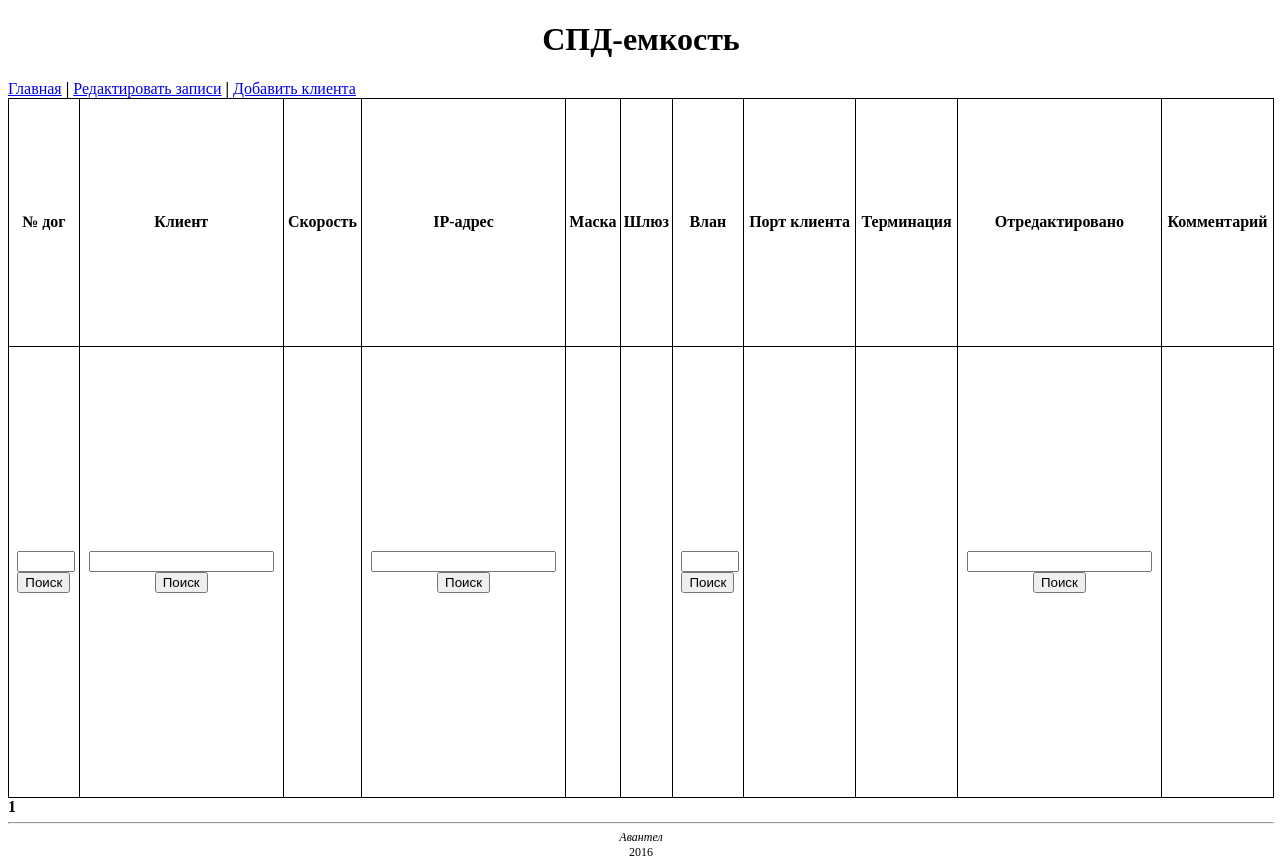
Before: / with the older database file.
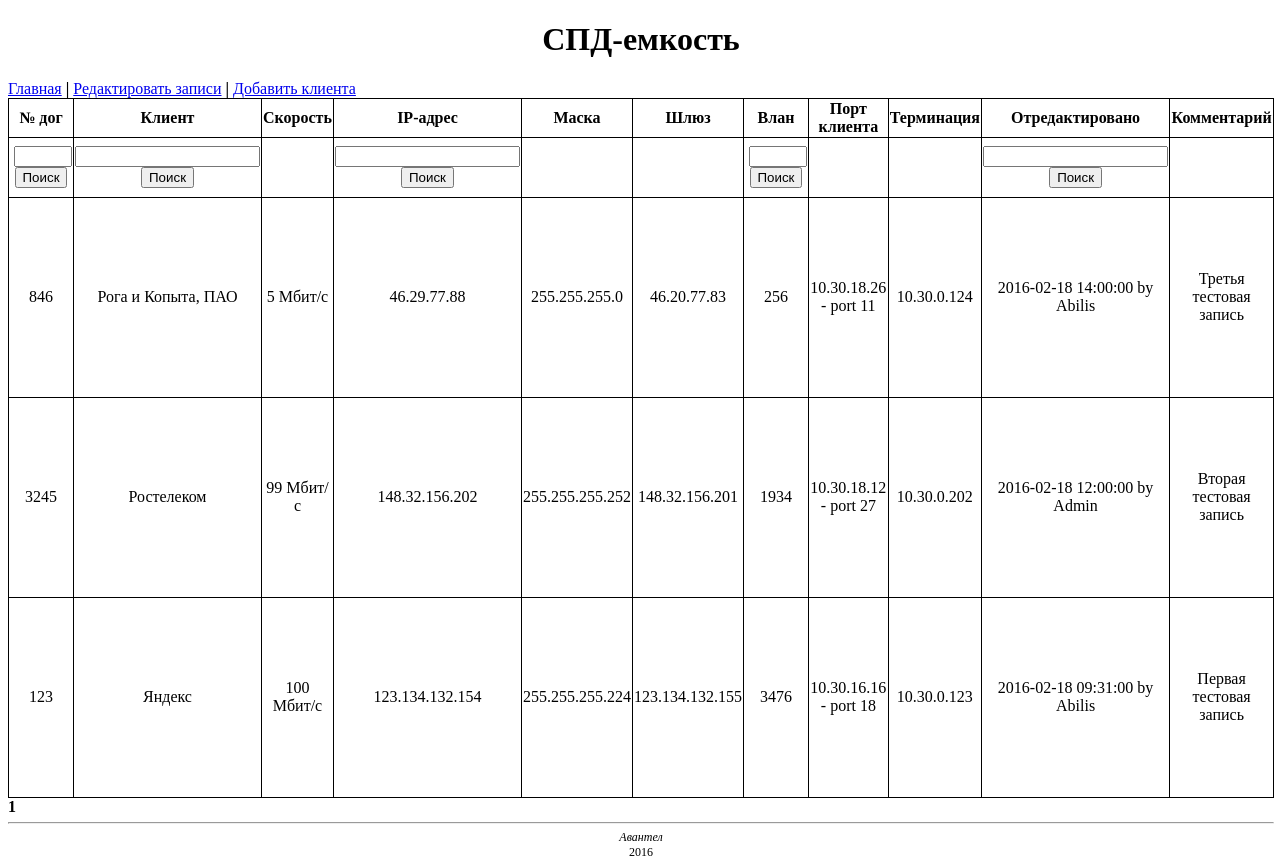
After: the same page with the newer database file.
### tables this page shows
CREATE TABLE `spd_table` (
  `id_entry` int(11) NOT NULL,
  `numOrder` int(6) NOT NULL,
  `customer` varchar(100) NOT NULL,
  `tarif` varchar(30) NOT NULL,
  `ip_address` varchar(15) NOT NULL,
  `netmask` varchar(15) NOT NULL,
  `gateway` varchar(15) NOT NULL,
  `vlan_id` int(4) NOT NULL,
  `customer_port` varchar(30) NOT NULL,
  `termination_point` varchar(30) NOT NULL,
  `subnet` varchar(18) NOT NULL,
  `broadcast` varchar(18) NOT NULL,
  `dt_added` datetime NOT NULL,
  `dt_last_edited` datetime NOT NULL,
  `commentary` varchar(255) NOT NULL,
  `founder` varchar(30) NOT NULL,
  `last_editor` varchar(30) NOT NULL
);

### index.php (called while the page is built, shortened)
<?php
require_once('database.php');
require_once('functions.php');
$link = startup();
$entries_arr = get_entries_num_start($link);
$entries = $entries_arr[0];
$page = $entries_arr[1];
include('views/v-header.php');
include('views/v-index.php');
include('views/v-footer.php');
?>

### functions.php (called while the page is built, shortened)
<?php
function get_entries_num_start($link) {
    $num = 100;
    $page = (int)($_GET['page']);
    $query = "SELECT COUNT(*) FROM spd_table";
    $result = mysqli_query($link, $query);
    $m = mysqli_fetch_row($result);
    $n = (int)$m[0];
    $total = (int)(($n - 1) / $num) + 1;
    $page = intval($page);
    if (empty($page) || $page < 0) {
        $page = 1;
    }
    elseif ($page > $total) {
        $page = $total;
    }
    $start = $page * $num - $num;
    $query = "SELECT * FROM spd_table ORDER BY id_entry DESC LIMIT $start, $num";
    $result = mysqli_query($link, $query);
    $entries = array();
    for ($i = 0; $i < $n; $i++) {
        $entries[] = mysqli_fetch_array($result);
    }
    $entries_arr[0] = $entries;
    $entries_arr[1] = $page;
    $entries_arr[2] = $total;
    return $entries_arr;
}
?>

### views/v-index.php (the view, shortened to what this page needs)
<a href="index.php">Главная</a> <b>|</b> <a href="editor.php">Редактировать записи</a> <b>|</b> <a href="add.php">Добавить клиента</a>
<table>
    <tr>
        <th>№ дог</th>
        <th>Клиент</th>
        <th>Скорость</th>
        <th>IP-адрес</th>
        <th>Маска</th>
        <th>Шлюз</th>
        <th>Влан</th>
        <th>Порт клиента</th>
        <th>Терминация</th>
        <th>Отредактировано</th>
        <th>Комментарий</th>
    </tr>
    <tr class="search">
        <td>
            <form action="search.php" method="post">
            <input id="numOrderSearch" type="text" name="numOrder"/> <br />
            <input id="numOrderSearchButton" type="submit" value="Поиск"/>
            </form>
        </td>
        <td><form action="search.php" method="post">
            <input type="text" name="customer"/> <br />
            <input type="submit" value="Поиск"/>
            </form>
        </td>
        <td></td>
        <td>
            <form action="search.php" method="post">
            <input type="text" name="ip_address"/> <br />
            <input type="submit" value="Поиск"/>
            </form>
        </td>
        <td></td>
        <td></td>
        <td>
            <form action="search.php" method="post">
            <input id="vlan_id" type="text" name="vlan_id"/> <br />
            <input type="submit" value="Поиск"/>
            </form>
        </td>
        <td></td>
        <td></td>
        <td>
            <form action="search.php" method="post">
            <input type="text" name="last_editor"/> <br />
            <input type="submit" value="Поиск"/>
            </form>
        </td>
        <td></td>
    </tr>
    <?php foreach ($entries as $entry): ?>
        <tr>
            <td><?=$entry['numOrder']?></td>
            <td><?=$entry['customer']?></td>
            <td><?=$entry['tarif']?></td>
            <td><?=$entry['ip_address']?></td>
            <td><?=$entry['netmask']?></td>
            <td><?=$entry['gateway']?></td>
            <td><?=$entry['vlan_id']?></td>
            <td><?=$entry['customer_port']?></td>
            <td><?=$entry['termination_point']?></td>
            <td><?=$entry['dt_last_edited'] . ' by ' . $entry['last_editor'] ?></td>
            <td><?=$entry['commentary']?></td>
        </tr>
    <?php endforeach ?>
</table>
<?php
    echo $pervpage . $page2left . $page1left . '<b>' . $page . '</b>' . $page1right . $page2right . $nextpage;
?>

### views/v-header.php (shortened to what this page needs)
<!DOCTYPE html>
<html>
<head>
    <link rel="stylesheet" href="views/style.css">
</head>
<body>
    <h1>СПД-емкость</h1>

### views/v-footer.php
    <footer>
        <hr />
        <i>Авантел</i>
        <br />
        2016
    </footer>
</body>
</html>

### views/style.css (style rules this page uses)
footer { text-align: center; font-size: 12px; }
h1 { text-align: center; }
table { border: 1px solid black; border-collapse: collapse; width: 100%; height: 700px; }
th { border: 1px solid black; height: 30px; align-content: center; }
.search { height: 60px; }
#numOrderSearch, #vlan_id { width: 50px; align-content: center; margin-left: 4px; }
td { border: 1px solid black; text-align: center; }

Changed rows visible on the page:
added spd_table: numOrder "846", customer "Рога и Копыта, ПАО", tarif "5 Мбит/с", ip_address "46.29.77.88", netmask "255.255.255.0", gateway "46.20.77.83", vlan "256", customer_port "10.30.18.26 - port 11", termination_point "10.30.0.124", dt_last_edited "2016-02-18 14:00:00", last_editor "Abilis", commentary "Третья тестовая запись"
added spd_table: numOrder "3245", customer "Ростелеком", tarif "99 Мбит/с", ip_address "148.32.156.202", netmask "255.255.255.252", gateway "148.32.156.201", vlan "1934", customer_port "10.30.18.12 - port 27", termination_point "10.30.0.202", dt_last_edited "2016-02-18 12:00:00", last_editor "Admin", commentary "Вторая тестовая запись"
added spd_table: numOrder "123", customer "Яндекс", tarif "100 Мбит/с", ip_address "123.134.132.154", netmask "255.255.255.224", gateway "123.134.132.155", vlan "3476", customer_port "10.30.16.16 - port 18", termination_point "10.30.0.123", dt_last_edited "2016-02-18 09:31:00", last_editor "Abilis", commentary "Первая тестовая запись"
